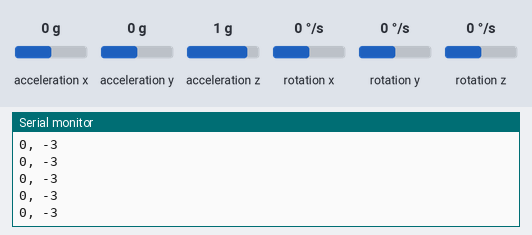
Bench run of a sketch on a simulated Arduino Uno, built with avr-gcc and run on an emulated ATmega328P. Shown: the last lines printed to the serial monitor. Wiring (inferred from the names in the program): MPU-6050 motion sensor at I2C address 0x68. The test bench sets the inputs (shaded band); at power-on: acceleration x 0 g, acceleration y 0 g, acceleration z 1 g, rotation x 0 °/s, rotation y 0 °/s, rotation z 0 °/s.

Above: at 10.7 s.
10.8 s: acceleration x set to -0.8 g
At 11.9 s:
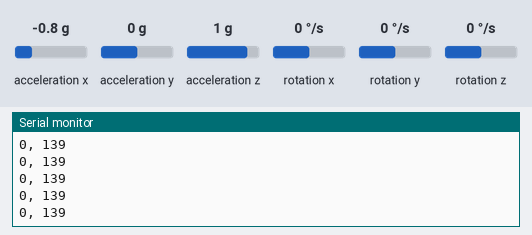
13.8 s: acceleration y set to -1.4 g
At 14.4 s:
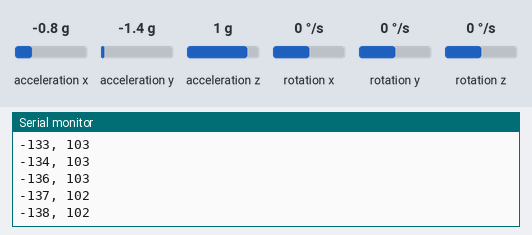
15.3 s: acceleration z set to -1.4 g
At 16.4 s:
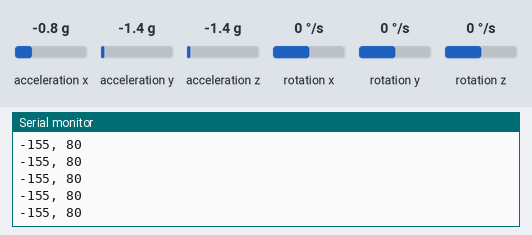
16.8 s: rotation x set to -192 °/s
At 17.6 s:
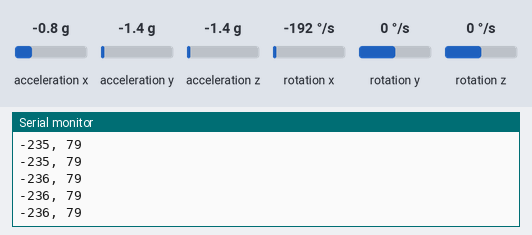
18.3 s: rotation y set to -192 °/s
At 19.3 s:
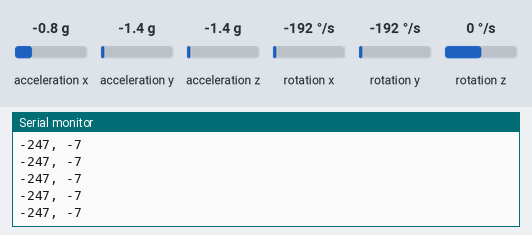
Timing chart, 0 to 20.8 s (numbered marks = the images above; inputs shaded):
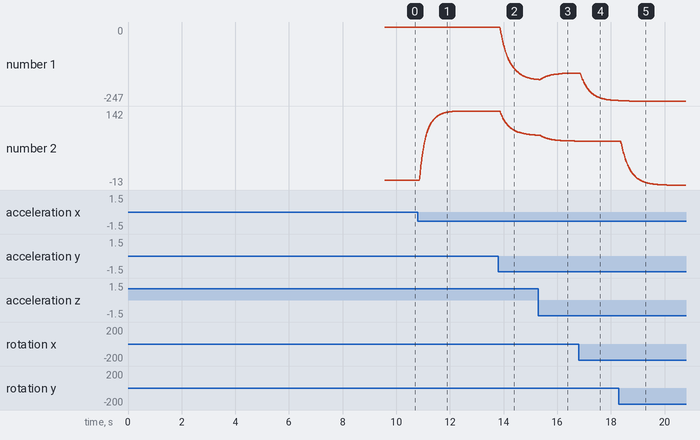

The sketch:

MPU6050_working.ino
```cpp
/*-------------------------------------------------------------------------------------
Credit to Joop Brokkking for I2C tutorials and parts of this code. Check put his videos on youtube.

Summary:
This is a simple program to display the angle from a MPU-6050 IMU. It uses both the Accelerometer
and the Gyro to get an accurate reading. To start the program, upload it and open the serial monitor/serial plotter.
The gyro should start calibrating. It will then start printing the roll and pitch angles. It might not
be exactly in degrees, so depending on your setup, you will have to scale the output. This can be done
by adjusting the "degreescale" variable.

Wiring:
Gyro - Arduino UNO
VCC  -  5V
GND  -  GND
SDA  -  A4
SCL  -  A5
----------------------------------------------------------------------------------------*/

//Include I2C library
#include <Wire.h>

//Declaring Variables-------------------------------------------------------------------
//Raw reading variables
int gyro_x, gyro_y, gyro_z;//raw gyro readings (angular vel)
long acc_x, acc_y, acc_z, acc_total_vector;//raw accelerometer readings (acceleration)
int temperature;//temperature
//Gyro variables
long gyro_x_cal, gyro_y_cal, gyro_z_cal;//gyro calibration offset variables
float angle_pitch, angle_roll;//angular position (integrated angular velocity)
boolean set_gyro_angles;//To tell whether the gyro has been started
//Accelerometer variables
float angle_roll_acc, angle_pitch_acc;//Accelerometer angles
//Combined variables
float angle_pitch_output, angle_roll_output;//Output angles
const float acc_weight = 0.03;//Weight of accelerometer angles when calculating output angles
const float degreescale = 3.76;
//Loop settings
long loop_timer;

void setup() {

  //Start I2C as master
  Wire.begin();

  //Serial monitor
  Serial.begin(9600);

  //Setup the registers of the MPU-6050 (500dfs / +/-8g) and start the gyro
  setup_mpu_6050_registers();

  calibrateGyro();

  //Reset the loop timer
  loop_timer = micros();

}

void loop(){

  calculateAngles();

  //Display the angles
  write_Telem();

  while(micros() - loop_timer < 4000);//Wait until the loop_timer reaches 4000us (250Hz) before starting the next loop
  loop_timer = micros();//Reset the loop timer
}


void calculateAngles(){
  //Read the raw acc and gyro data from the MPU-6050
  read_mpu_6050_data();

  //Gyro angle calculations------------------------------------------------------------------------------------------------
  //Subtract the offset calibration values from the raw gyro values
  gyro_x -= gyro_x_cal;
  gyro_y -= gyro_y_cal;
  gyro_z -= gyro_z_cal;

  //Calculate the angular velocities and integrate to get angular positions
  angle_pitch += gyro_x * 0.0000611;
  angle_roll += gyro_y * 0.0000611;

  //Acount for tilt in one axis affecting the other axis
  angle_pitch += angle_roll * sin(gyro_z * 0.000001066);//If the IMU has yawed transfer the roll angle to the pitch angel
  angle_roll -= angle_pitch * sin(gyro_z * 0.000001066);//If the IMU has pitched transfer the pitch angle to the roll angel

  //Accelerometer angle calculations----------------------------------------------------------------------------------------
  acc_total_vector = sqrt((acc_x*acc_x)+(acc_y*acc_y)+(acc_z*acc_z));//Calculate the total accelerometer vector

  //Calculate the pitch and roll angles according to the accelerometer
  angle_pitch_acc = asin((float)acc_y/acc_total_vector)* 57.296;//57.296 because the Arduino asin function is in radians
  angle_roll_acc = asin((float)acc_x/acc_total_vector)* -57.296;

  //Place the MPU-6050 spirit level and note the values in the following two lines for calibration
  angle_pitch_acc -= 0.0;//Accelerometer calibration value for pitch
  angle_roll_acc -= 0.8;//Accelerometer calibration value for roll

  //Combine the two with a weighted average--------------------------------------------------------------------------------
  if(set_gyro_angles){
    //If the IMU is already started
    //Correct the drift of the gyro angle with the accelerometer angle
    angle_pitch = angle_pitch * (1-acc_weight) + angle_pitch_acc * acc_weight;//Adjust the acc_weight variable
    angle_roll = angle_roll * (1-acc_weight) + angle_roll_acc * acc_weight;//Adjust the acc_weight variable
  }else{
    //At first start
    //Set the gyro angles equal to the accelerometer angles
    angle_pitch = angle_pitch_acc;
    angle_roll = angle_roll_acc;
    set_gyro_angles = true;//Tell program that IMU is started
  }

  //Apply scaling or filters here
  angle_pitch_output = angle_pitch * degreescale;
  angle_roll_output = angle_roll * degreescale;

}

void read_mpu_6050_data(){
  //Subroutine for reading the raw gyro and accelerometer data
  Wire.beginTransmission(0x68);                                        //Start communicating with the MPU-6050
  Wire.write(0x3B);                                                    //Send the requested starting register
  Wire.endTransmission();                                              //End the transmission
  Wire.requestFrom(0x68,14);                                           //Request 14 bytes from the MPU-6050
  while(Wire.available() < 14);                                        //Wait until all the bytes are received
  acc_x = Wire.read()<<8|Wire.read();                                  //Add the low and high byte to the acc_x variable
  acc_y = Wire.read()<<8|Wire.read();                                  //Add the low and high byte to the acc_y variable
  acc_z = Wire.read()<<8|Wire.read();                                  //Add the low and high byte to the acc_z variable
  temperature = Wire.read()<<8|Wire.read();                            //Add the low and high byte to the temperature variable
  gyro_x = Wire.read()<<8|Wire.read();                                 //Add the low and high byte to the gyro_x variable
  gyro_y = Wire.read()<<8|Wire.read();                                 //Add the low and high byte to the gyro_y variable
  gyro_z = Wire.read()<<8|Wire.read();                                 //Add the low and high byte to the gyro_z variable

}

void write_Telem(){
  Serial.print((int)angle_pitch_output);
  Serial.print(", ");
  Serial.println((int)angle_roll_output);
}

void calibrateGyro(){
  Serial.print("  MPU-6050 IMU");
  Serial.print("     FINAL");
  Serial.print("Calibrating gyro");
  for (int cal_int = 0; cal_int < 2000 ; cal_int ++){
    if(cal_int % 125 == 0)Serial.print(".");
    read_mpu_6050_data();
    //Add the gyro offest to the variables for averaging
    gyro_x_cal += gyro_x;
    gyro_y_cal += gyro_y;
    gyro_z_cal += gyro_z;
    delay(3);//Delay 3us to simulate the 250Hz program loop

  }
  //Divide the calibration variables by 2000 to get the avarage offset
  gyro_x_cal /= 2000;
  gyro_y_cal /= 2000;
  gyro_z_cal /= 2000;
}

void setup_mpu_6050_registers(){
  //Activate the MPU-6050
  Wire.beginTransmission(0x68);                                        //Start communicating with the MPU-6050
  Wire.write(0x6B);                                                    //Send the requested starting register
  Wire.write(0x00);                                                    //Set the requested starting register
  Wire.endTransmission();                                              //End the transmission
  //Configure the accelerometer (+/-8g)
  Wire.beginTransmission(0x68);                                        //Start communicating with the MPU-6050
  Wire.write(0x1C);                                                    //Send the requested starting register
  Wire.write(0x10);                                                    //Set the requested starting register
  Wire.endTransmission();                                              //End the transmission
  //Configure the gyro (500dps full scale)
  Wire.beginTransmission(0x68);                                        //Start communicating with the MPU-6050
  Wire.write(0x1B);                                                    //Send the requested starting register
  Wire.write(0x08);                                                    //Set the requested starting register
  Wire.endTransmission();                                              //End the transmission
}
```

Measured:
- after the input at 10.8 s, the serial monitor: prints a new line after 0.07 s (image 1)
- plotted number 2: -3 → 142 after the input at 10.8 s
